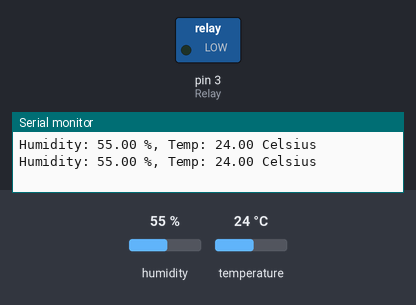
Simulated run of this sketch. Board: Arduino Uno, built with avr-gcc and run on an emulated ATmega328P. On the bench: switched loads named in the sketch (green lamp = pin HIGH), the last lines printed to the serial monitor. The inputs (shaded band) are chosen by the test bench; at power-on: temperature 24 °C, humidity 55 %.

Above: at 2.8 s.
2.9 s: temperature set to 25.7 °C
5.6 s: temperature set to 27.2 °C
At 6.7 s:
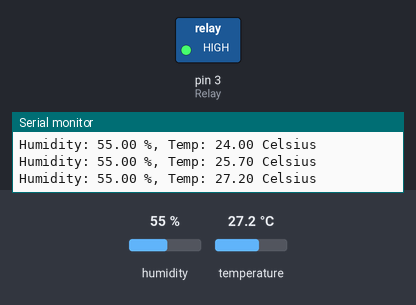
8.3 s: temperature set to 12 °C
At 11.2 s:
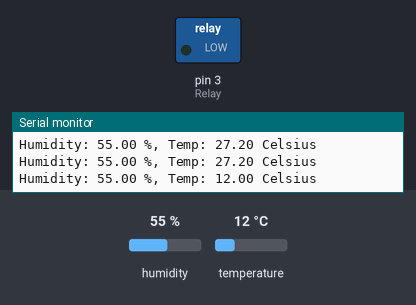
11.5 s: temperature set to 28 °C
At 13.2 s:
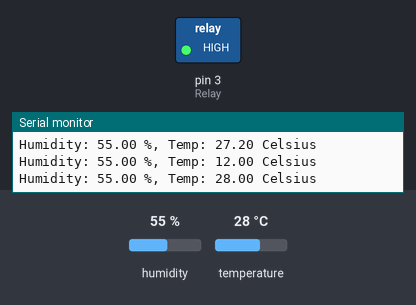
Timing chart, 0 to 14.7 s (numbered marks = the images above; inputs shaded):
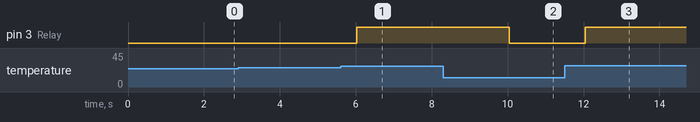

The sketch:

temperature.ino
```cpp
#include <DHT.h>;
#define DHTPIN 2
#define Relay 3
#define DHTTYPE DHT22
DHT dht(DHTPIN, DHTTYPE);

//Variables
int chk;
float hum;  //Stores humidity value
float temp; //Stores temperature value

void setup()
{
  Serial.begin(9600);
  dht.begin();
  pinMode(Relay, OUTPUT);
}

void loop()
{
    hum = dht.readHumidity();
    temp= dht.readTemperature();
    //Print temp and humidity values to serial monitor
    Serial.print("Humidity: ");
    Serial.print(hum);
    Serial.print(" %, Temp: ");
    Serial.print(temp);
    if (temp >= 26.5){
      digitalWrite (Relay, HIGH); //LOW Actually
    }
    else{
      digitalWrite (Relay, LOW); //HIGH Actually
    }
    Serial.println(" Celsius");
    delay(2000);
}
```

Measured:
- the behaviour switches between 26.4 and 26.5 °C on temperature (found by bisection; images 0 and 1)
- after the input at 5.6 s, pin 3 (Relay): LOW → HIGH after 0.43 s
- after the input at 8.3 s, pin 3 (Relay): HIGH → LOW after 1.7 s
- after the input at 11.5 s, pin 3 (Relay): LOW → HIGH after 0.54 s
